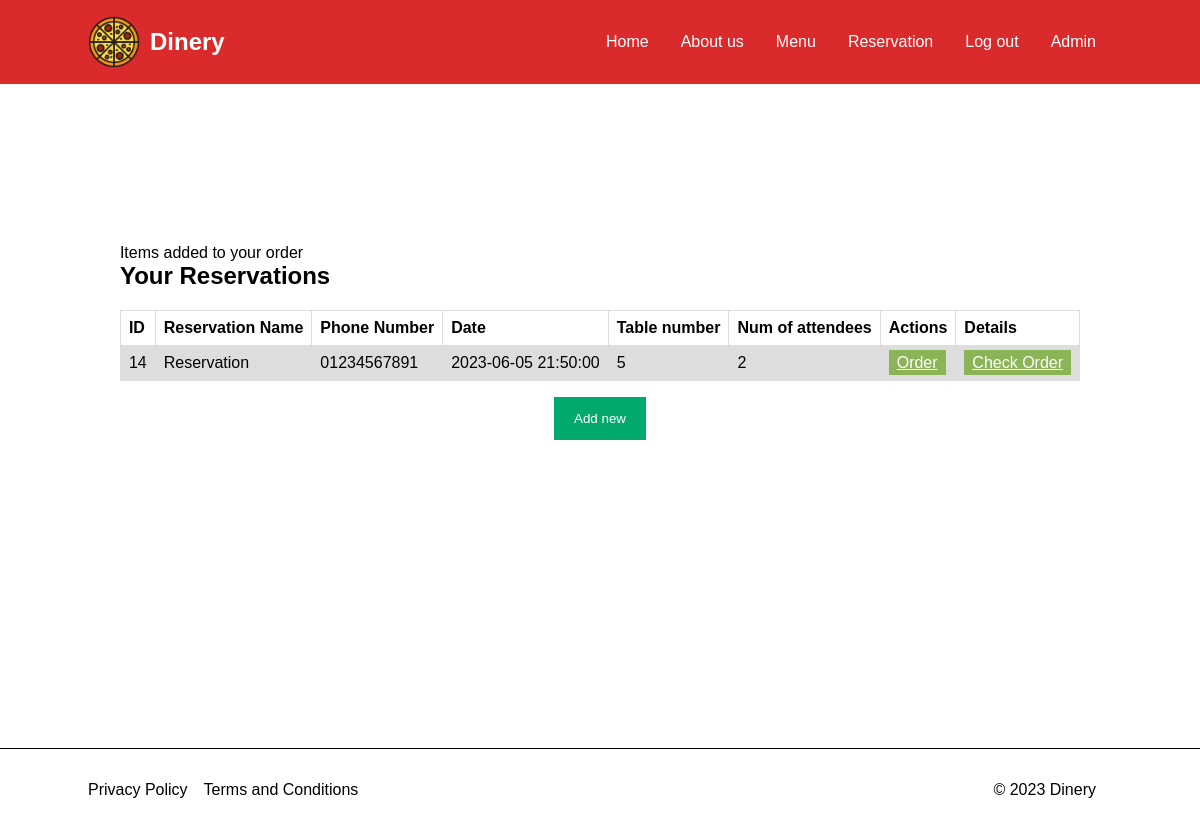
Screenshot of /reservation.php?order_result=success (signed in) with the database file from the repository.
### tables this page shows
CREATE TABLE `reservation` (
  `id` int(11) NOT NULL,
  `customer_id` int(11) NOT NULL,
  `reservation_name` varchar(255) NOT NULL,
  `phone` varchar(255) NOT NULL,
  `table_number` int(11) NOT NULL,
  `reservation_date` datetime NOT NULL,
  `num_of_attendees` int(11) NOT NULL
);

### reservation.php (the view, shortened to what this page needs)
<?php
require 'header.php';
$show_table = false;
$order_result = $_GET['order_result'];
$query = 'DELETE FROM reservation WHERE reservation_date < (CURDATE())';
$conn->query($query);
$active_user_id = $_SESSION['active_user']['id'];
$sql_query = "SELECT * FROM reservation WHERE customer_id = $active_user_id";
$check_user_reservations = mysqli_query($conn, $sql_query);
if (mysqli_num_rows($check_user_reservations) > 0) $show_table = true;
?>
<section class="table-section max_width">
  <div>
    <div id="reservation_table" class="reservation_table <?= $show_table ? '' : 'hide' ?>">
      <?= $order_result === 'success' ? 'Items added to your order' : '' ?>
      <h1 class="reservation_table_heading" style="margin-bottom: 20px;">Your Reservations</h1>
      <table>
        <tr>
          <th>ID</th>
          <th>Reservation Name</th>
          <th>Phone Number</th>
          <th>Date</th>
          <th>Table number</th>
          <th>Num of attendees</th>
          <th>Actions</th>
          <th>Details</th>
        </tr>
        <?php if (mysqli_num_rows($check_user_reservations) > 0) {
          while ($row = mysqli_fetch_assoc($check_user_reservations)) { ?>
            <tr>
              <td><?= $row['id'] ?></td>
              <td><?= $row['reservation_name'] ?></td>
              <td><?= $row['phone'] ?></td>
              <td><?= $row['reservation_date'] ?></td>
              <td><?= $row['table_number'] ?></td>
              <td><?= $row['num_of_attendees'] ?></td>
              <td>
                <a href="reservation_order.php?id=<?= $row['id'] ?>" class="reservation_table_action_btn">
                  Order
                </a>
              </td>
              <td>
                <a href="single_reservation.php?id=<?= $row['id'] ?>" class="reservation_table_action_btn">
                  Check Order
                </a>
              </td>
            </tr>
        <?php }
        } ?>
      </table>
      <button id="reservation_table_button" class="reservation_table_button">Add new</button>
    </div>
  </div>
</section>
<?php require 'footer.php' ?>

### Styles/style.css (style rules this page uses)
:root { --red: #db2a2c; --white: #fff; --green: #8bb457; --roboto: 'Roboto', sans-serif; }
* { margin: 0; padding: 0; box-sizing: border-box; font-family: sans-serif; scroll-behavior: smooth; }
.max_width { max-width: 1024px; width: 90%; margin: 0 auto; }
.table-section { display: flex; justify-content: center; align-items: center; height: calc(100vh - 131px); min-height: 43.75rem; }
.table-section .reservation_table_button { display: block; background-color: #04aa6d; color: white; padding: 14px 20px; margin: 8px 0; border: none; cursor: pointer; margin: 1rem auto; }
.reservation_table table .reservation_table_action_btn { background-color: var(--green); padding: 0.25rem 0.5rem; cursor: pointer; color: white; border: none; }
table { font-family: arial, sans-serif; border-collapse: collapse; width: 100%; }
td, th { border: 1px solid #dddddd; text-align: left; padding: 8px; }
tr:nth-child(even) { background-color: #dddddd; }

### rows the page displays
reservation: id "14", reservation_name "Reservation", phone "01234567891", reservation_date "2023-06-05 21:50:00", table_number "5", num_of_attendees "2"
